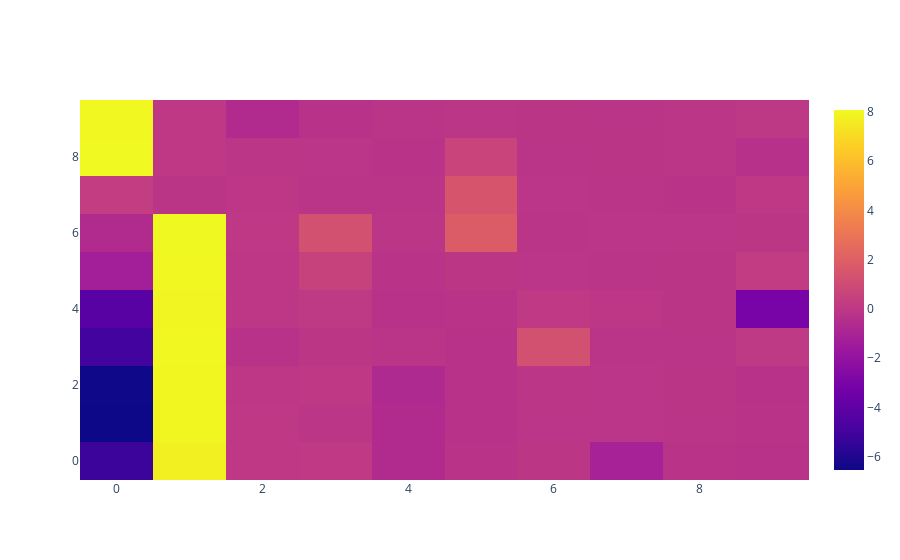

Here is the notebook cell this chart was saved with:
### Code cell
if baseline_plot:
    print("Baseline")
    fig = go.Figure()
    fig.add_trace(go.Heatmap(
        z = (bench_baseline-bench_adv).detach().numpy(),
        ))
    fig.show()
